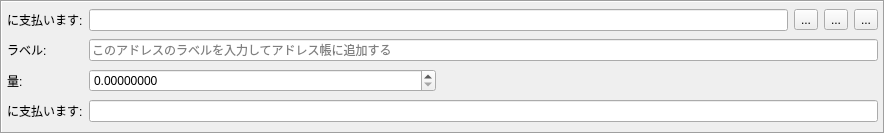
<?xml version="1.0" encoding="UTF-8"?>
<ui version="4.0">
 <class>TransferFrame</class>
 <widget class="QFrame" name="TransferFrame">
  <property name="geometry">
   <rect>
    <x>0</x>
    <y>0</y>
    <width>885</width>
    <height>134</height>
   </rect>
  </property>
  <property name="windowTitle">
   <string>Frame</string>
  </property>
  <property name="frameShape">
   <enum>QFrame::Box</enum>
  </property>
  <property name="frameShadow">
   <enum>QFrame::Sunken</enum>
  </property>
  <layout class="QGridLayout" name="gridLayout" columnstretch="0,1,1,1,1,1">
   <property name="leftMargin">
    <number>5</number>
   </property>
   <property name="topMargin">
    <number>5</number>
   </property>
   <property name="rightMargin">
    <number>5</number>
   </property>
   <property name="bottomMargin">
    <number>5</number>
   </property>
   <item row="2" column="0">
    <widget class="QLabel" name="label_3">
     <property name="text">
      <string>量:</string>
     </property>
    </widget>
   </item>
   <item row="1" column="1" colspan="5">
    <widget class="QLineEdit" name="m_labelEdit">
     <property name="placeholderText">
      <string>このアドレスのラベルを入力してアドレス帳に追加する</string>
     </property>
    </widget>
   </item>
   <item row="0" column="4">
    <widget class="QToolButton" name="m_pasteButton">
     <property name="text">
      <string>...</string>
     </property>
     <property name="icon">
      <iconset resource="../../resources.qrc">
       <normaloff>:/icons/paste</normaloff>:/icons/paste</iconset>
     </property>
    </widget>
   </item>
   <item row="0" column="5">
    <widget class="QToolButton" name="m_removeButton">
     <property name="text">
      <string>...</string>
     </property>
     <property name="icon">
      <iconset resource="../../resources.qrc">
       <normaloff>:/icons/remove</normaloff>:/icons/remove</iconset>
     </property>
    </widget>
   </item>
   <item row="1" column="0">
    <widget class="QLabel" name="label_2">
     <property name="text">
      <string>ラベル:</string>
     </property>
    </widget>
   </item>
   <item row="2" column="1">
    <widget class="QDoubleSpinBox" name="m_amountSpin">
     <property name="layoutDirection">
      <enum>Qt::LeftToRight</enum>
     </property>
     <property name="suffix">
      <string notr="true"/>
     </property>
     <property name="decimals">
      <number>8</number>
     </property>
     <property name="maximum">
      <double>999999999.999999046325684</double>
     </property>
    </widget>
   </item>
   <item row="2" column="2" colspan="4">
    <spacer name="horizontalSpacer">
     <property name="orientation">
      <enum>Qt::Horizontal</enum>
     </property>
     <property name="sizeHint" stdset="0">
      <size>
       <width>558</width>
       <height>17</height>
      </size>
     </property>
    </spacer>
   </item>
   <item row="0" column="1" colspan="2">
    <widget class="QLineEdit" name="m_addressEdit"/>
   </item>
   <item row="0" column="3">
    <widget class="QToolButton" name="m_addressBookButton">
     <property name="text">
      <string>...</string>
     </property>
     <property name="icon">
      <iconset resource="../../resources.qrc">
       <normaloff>:/icons/address-book</normaloff>:/icons/address-book</iconset>
     </property>
    </widget>
   </item>
   <item row="0" column="0">
    <widget class="QLabel" name="label">
     <property name="text">
      <string>に支払います:</string>
     </property>
    </widget>
   </item>
   <item row="3" column="0">
    <widget class="QLabel" name="label_4">
     <property name="text">
      <string>に支払います:</string>
     </property>
    </widget>
   </item>
   <item row="3" column="1" colspan="5">
    <widget class="QLineEdit" name="m_transactionCommentEdit"/>
   </item>
  </layout>
 </widget>
 <tabstops>
  <tabstop>m_addressEdit</tabstop>
  <tabstop>m_labelEdit</tabstop>
  <tabstop>m_amountSpin</tabstop>
  <tabstop>m_addressBookButton</tabstop>
  <tabstop>m_pasteButton</tabstop>
  <tabstop>m_removeButton</tabstop>
 </tabstops>
 <resources>
  <include location="../../resources.qrc"/>
 </resources>
 <connections>
  <connection>
   <sender>m_removeButton</sender>
   <signal>clicked()</signal>
   <receiver>TransferFrame</receiver>
   <slot>close()</slot>
   <hints>
    <hint type="sourcelabel">
     <x>862</x>
     <y>21</y>
    </hint>
    <hint type="destinationlabel">
     <x>442</x>
     <y>60</y>
    </hint>
   </hints>
  </connection>
  <connection>
   <sender>m_addressBookButton</sender>
   <signal>clicked()</signal>
   <receiver>TransferFrame</receiver>
   <slot>addressBookClicked()</slot>
   <hints>
    <hint type="sourcelabel">
     <x>786</x>
     <y>21</y>
    </hint>
    <hint type="destinationlabel">
     <x>442</x>
     <y>60</y>
    </hint>
   </hints>
  </connection>
  <connection>
   <sender>m_pasteButton</sender>
   <signal>clicked()</signal>
   <receiver>TransferFrame</receiver>
   <slot>pasteClicked()</slot>
   <hints>
    <hint type="sourcelabel">
     <x>824</x>
     <y>21</y>
    </hint>
    <hint type="destinationlabel">
     <x>442</x>
     <y>60</y>
    </hint>
   </hints>
  </connection>
  <connection>
   <sender>m_addressEdit</sender>
   <signal>textEdited(QString)</signal>
   <receiver>TransferFrame</receiver>
   <slot>addressEdited(QString)</slot>
   <hints>
    <hint type="sourcelabel">
     <x>460</x>
     <y>18</y>
    </hint>
    <hint type="destinationlabel">
     <x>442</x>
     <y>66</y>
    </hint>
   </hints>
  </connection>
 </connections>
 <slots>
  <slot>addressBookClicked()</slot>
  <slot>pasteClicked()</slot>
  <slot>addressEdited(QString)</slot>
 </slots>
</ui>
